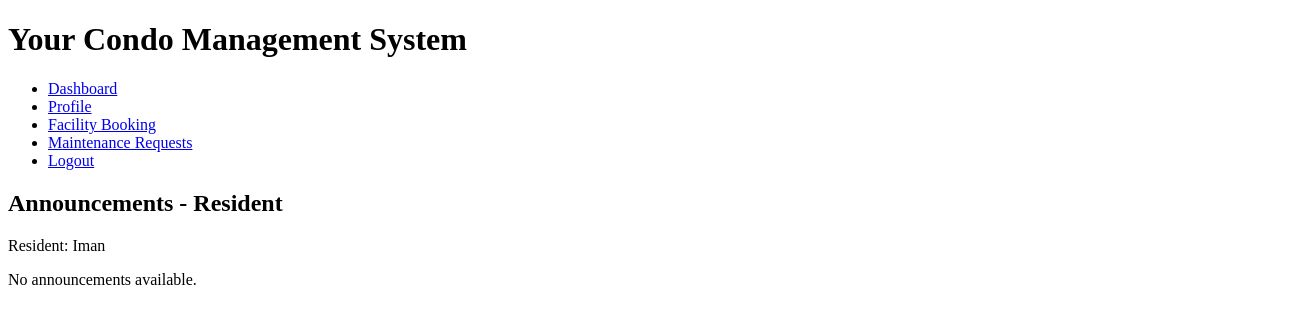
/resident/dashboard.php (signed in), run on an earlier commit of the app's database.
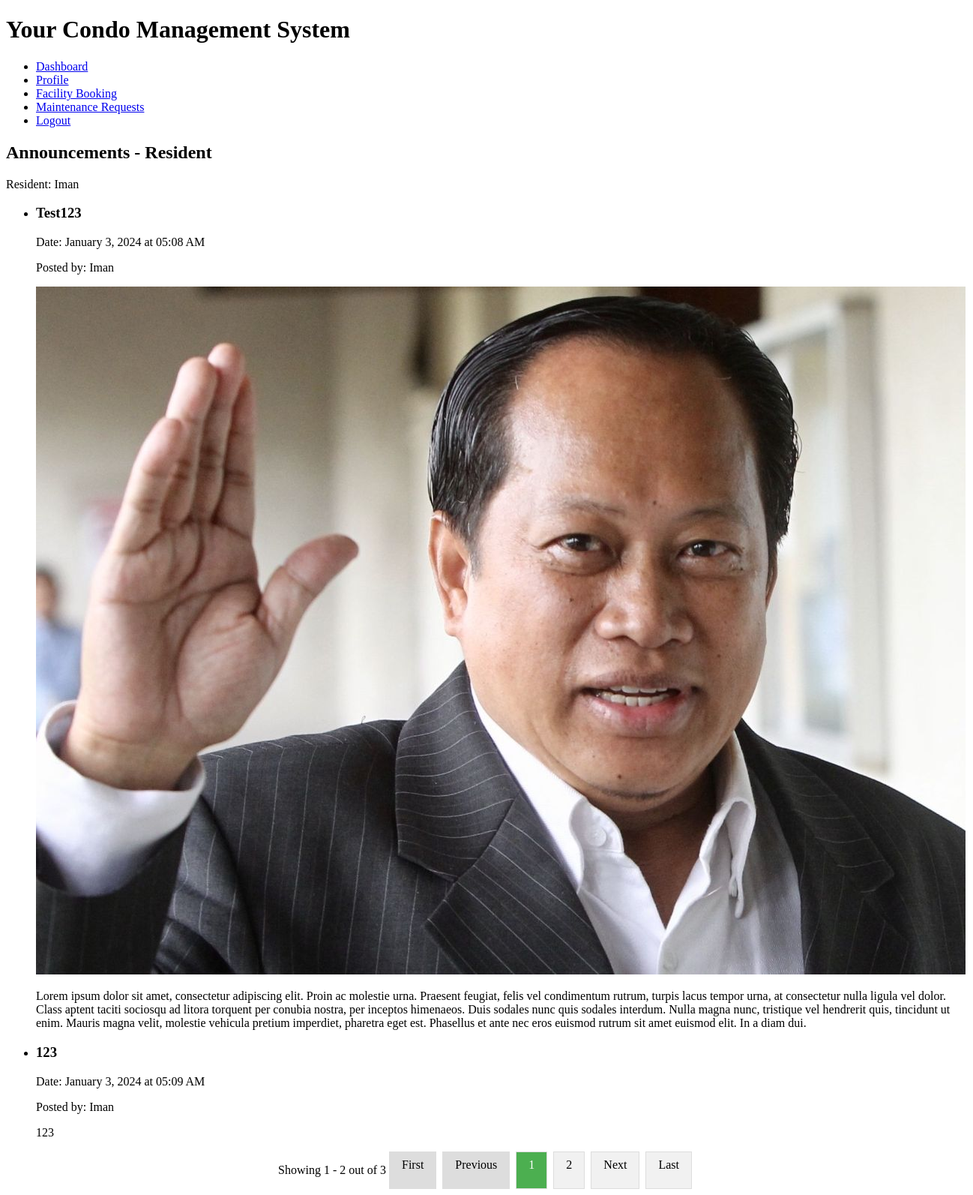
And on a later commit of the database.
### tables this page shows
CREATE TABLE `user` (
  `user_id` int(20) NOT NULL,
  `username` varchar(100) NOT NULL,
  `password` varchar(100) NOT NULL,
  `role_id` int(20) NOT NULL,
  `fullname` varchar(255) NOT NULL,
  `email` varchar(255) NOT NULL,
  `phone_number` varchar(20) DEFAULT NULL,
  `ic_number` varchar(14) DEFAULT NULL,
  `emergency_contact` varchar(255) DEFAULT NULL,
  `unit_id` int(11) DEFAULT NULL,
  `profile_pic` varchar(255) DEFAULT NULL
);

CREATE TABLE `announcement` (
  `announcement_id` int(20) NOT NULL,
  `title` varchar(20) NOT NULL,
  `content` text NOT NULL,
  `date` date NOT NULL,
  `worker_id` int(11) DEFAULT NULL,
  `media_url` varchar(255) DEFAULT NULL,
  `time` time DEFAULT NULL
);

### resident/dashboard.php (the view, shortened to what this page needs)
<?php
include '../include/connection.php';
include '../include/header.php';
include '../include/sidebar.php';
$userId = $_SESSION["user_id"];
$sql = "SELECT username FROM user WHERE user_id = $userId";
$result = $conn->query($sql);
if ($result->num_rows == 1) {
    $user = $result->fetch_assoc();
} else {
    $username = "Unknown";
}
$announcementsPerPage = 2;
$totalAnnouncementsSql = "SELECT COUNT(*) AS total_announcements FROM announcement";
$totalAnnouncementsResult = $conn->query($totalAnnouncementsSql);
$totalAnnouncementsRow = $totalAnnouncementsResult->fetch_assoc();
$totalAnnouncements = $totalAnnouncementsRow['total_announcements'];
$totalPages = ceil($totalAnnouncements / $announcementsPerPage);
$current_page = isset($_GET['page']) ? max(1, min($_GET['page'], $totalPages)) : 1;
$offset = ($current_page - 1) * $announcementsPerPage;
$announcementsSql = "SELECT announcement_id, title, content, DATE_FORMAT(date, '%M %e, %Y') AS formatted_date, TIME_FORMAT(time, '%h:%i %p') AS formatted_time, media_url, username AS worker_name
                     FROM announcement
                     JOIN user ON announcement.worker_id = user.user_id
                     ORDER BY date DESC
                     LIMIT $offset, $announcementsPerPage";
$announcementsResult = $conn->query($announcementsSql);
?>
<!DOCTYPE html>
<html lang="en">
<head>
</head>
<body>
    <h2>Announcements - Resident</h2>
    <?php if ($user): ?>
        <p>Resident: <?php echo $user['username']; ?></p>
        <?php if ($announcementsResult->num_rows > 0): ?>
            <ul>
                <?php while ($row = $announcementsResult->fetch_assoc()): ?>
                    <li>
                        <h3><?php echo $row['title']; ?></h3>
                        <p>Date: <?php echo $row['formatted_date']; ?> at <?php echo $row['formatted_time']; ?></p>
                        <p>Posted by: <?php echo $row['worker_name']; ?></p>
                        <?php if (!empty($row['media_url'])): ?>
                            <?php $mediaExtension = pathinfo($row['media_url'], PATHINFO_EXTENSION); ?>
                            <?php if (in_array($mediaExtension, ['jpg', 'jpeg', 'png', 'gif'])): ?>
                                <img src="../<?php echo $row['media_url']; ?>" alt="Image">
                            <?php endif; ?>
                        <?php endif; ?>
                        <p><?php echo $row['content']; ?></p>
                    </li>
                <?php endwhile; ?>
            </ul>
            <div class="pagination">
                <p>Showing <?php echo ($offset + 1) . " - " . min($offset + $announcementsPerPage, $totalAnnouncements); ?> out of <?php echo $totalAnnouncements; ?></p>
                <a href="?page=1" <?php echo ($current_page == 1) ? 'style="background-color: #ddd;"' : ''; ?>>First</a>
                <a href="?page=<?php echo max(1, $current_page - 1); ?>" <?php echo ($current_page == 1) ? 'style="background-color: #ddd;"' : ''; ?>>Previous</a>
                <?php for ($page = 1; $page <= $totalPages; $page++): ?>
                    <a href="?page=<?php echo $page; ?>" <?php echo ($current_page == $page) ? 'class="active"' : ''; ?>><?php echo $page; ?></a>
                <?php endfor; ?>
                <a href="?page=<?php echo min($totalPages, $current_page + 1); ?>" <?php echo ($current_page == $totalPages) ? 'style="background-color: #ddd;"' : ''; ?>>Next</a>
                <a href="?page=<?php echo $totalPages; ?>" <?php echo ($current_page == $totalPages) ? 'style="background-color: #ddd;"' : ''; ?>>Last</a>
            </div>
        <?php else: ?>
            <p>No announcements available.</p>
        <?php endif; ?>
    <?php else: ?>
        <p>Error: Worker not found.</p>
    <?php endif; ?>
</body>
</html>

### include/header.php (shortened to what this page needs)
<!DOCTYPE html>
<html lang="en">
<head>
</head>
<body>
    <header>
        <h1>Your Condo Management System</h1>
    </header>

### include/sidebar.php
<aside>
    <nav>
        <ul>
            <li><a href="dashboard.php">Dashboard</a></li>
            <li><a href="profile.php">Profile</a></li>
            <li><a href="facility_booking.php">Facility Booking</a></li>
            <li><a href="maintenance_requests.php">Maintenance Requests</a></li>
            <li><a href="logout.php">Logout</a></li>
        </ul>
    </nav>
</aside>

### resident/dashboard.php (style rules this page uses)
.pagination { display: flex; justify-content: center; margin-top: 10px; }
.pagination a { padding: 8px 16px; text-decoration: none; color: black; background-color: #f1f1f1; border: 1px solid #ddd; margin: 0 4px; cursor: pointer; }
.pagination a.active { background-color: #4CAF50; color: white; }

What changed in the data, as far as the page shows it:
added announcement: title "Test123", formatted_date "January 3, 2024", formatted_time "05:08 AM", user.username "Iman", media_url (picture), content "Lorem ipsum dolor sit amet, consectetur adipiscing elit. Proin ac molestie urna. Praesent feugiat, felis vel condimentum rutrum, turpis lacus tempor urna, at consectetur nulla ligula vel dolor. Class aptent taciti sociosqu ad litora torquent per conubia nostra, per inceptos himenaeos. Duis sodales nunc quis sodales interdum. Nulla magna nunc, tristique vel hendrerit quis, tincidunt ut enim. Mauris magna velit, molestie vehicula pretium imperdiet, pharetra eget est. Phasellus et ante nec eros euismod rutrum sit amet euismod elit. In a diam dui."
added announcement: title "123", formatted_date "January 3, 2024", formatted_time "05:09 AM", user.username "Iman", content "123"
Also different on the page:
$offset + 1: (not shown) → "1"
min($offset + $announcementsPerPage, $totalAnnouncements): (not shown) → "2"
$totalAnnouncements: (not shown) → "3"
text no longer shown: "No announcements available."
text now shown: "Showing - out of First Previous Next Last"
new list line: "1"
new list line: "2"
